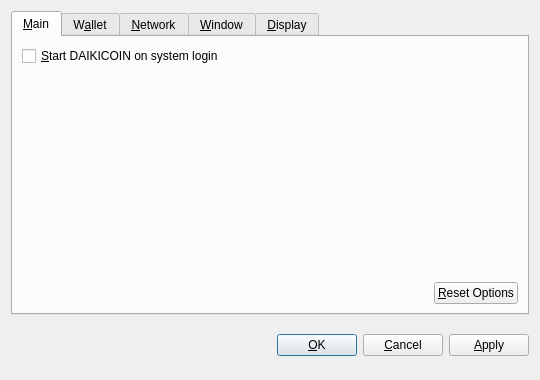
<?xml version="1.0" encoding="UTF-8"?>
<ui version="4.0">
 <class>OptionsDialog</class>
 <widget class="QDialog" name="OptionsDialog">
  <property name="geometry">
   <rect>
    <x>0</x>
    <y>0</y>
    <width>540</width>
    <height>380</height>
   </rect>
  </property>
  <property name="windowTitle">
   <string>Options</string>
  </property>
  <property name="modal">
   <bool>true</bool>
  </property>
  <layout class="QVBoxLayout" name="verticalLayout">
   <item>
    <widget class="QTabWidget" name="tabWidget">
     <property name="tabPosition">
      <enum>QTabWidget::North</enum>
     </property>
     <property name="currentIndex">
      <number>0</number>
     </property>
     <widget class="QWidget" name="tabMain">
      <attribute name="title">
       <string>&amp;Main</string>
      </attribute>
      <layout class="QVBoxLayout" name="verticalLayout_Main">
       <item>
        <widget class="QCheckBox" name="bitcoinAtStartup">
         <property name="toolTip">
          <string>Automatically start DAIKICOIN after logging in to the system.</string>
         </property>
         <property name="text">
          <string>&amp;Start DAIKICOIN on system login</string>
         </property>
        </widget>
       </item>
       <item>
        <spacer name="verticalSpacer_Main">
         <property name="orientation">
          <enum>Qt::Vertical</enum>
         </property>
         <property name="sizeHint" stdset="0">
          <size>
           <width>20</width>
           <height>40</height>
          </size>
         </property>
        </spacer>
       </item>
       <item>
        <layout class="QHBoxLayout" name="horizontalLayout_2_Main">
         <item>
          <spacer name="horizontalSpacer_2_Main">
           <property name="orientation">
            <enum>Qt::Horizontal</enum>
           </property>
           <property name="sizeHint" stdset="0">
            <size>
             <width>40</width>
             <height>20</height>
            </size>
           </property>
          </spacer>
         </item>
         <item>
          <widget class="QPushButton" name="resetButton">
           <property name="toolTip">
            <string>Reset all client options to default.</string>
           </property>
           <property name="text">
            <string>&amp;Reset Options</string>
           </property>
           <property name="autoDefault">
            <bool>false</bool>
           </property>
          </widget>
         </item>
        </layout>
       </item>
      </layout>
     </widget>
     <widget class="QWidget" name="tabWallet">
      <attribute name="title">
       <string>W&amp;allet</string>
      </attribute>
      <layout class="QVBoxLayout" name="verticalLayout_Network">
       <item>
        <widget class="QLabel" name="transactionFeeInfoLabel">
         <property name="text">
          <string>Optional transaction fee per kB that helps make sure your transactions are processed quickly. Most transactions are 1 kB.</string>
         </property>
         <property name="textFormat">
          <enum>Qt::PlainText</enum>
         </property>
         <property name="wordWrap">
          <bool>true</bool>
         </property>
        </widget>
       </item>
       <item>
        <layout class="QHBoxLayout" name="horizontalLayout_1_Main">
         <item>
          <widget class="QLabel" name="transactionFeeLabel">
           <property name="text">
            <string>Pay transaction &amp;fee</string>
           </property>
           <property name="textFormat">
            <enum>Qt::PlainText</enum>
           </property>
           <property name="buddy">
            <cstring>transactionFee</cstring>
           </property>
          </widget>
         </item>
         <item>
          <widget class="BitcoinAmountField" name="transactionFee"/>
         </item>
         <item>
          <spacer name="horizontalSpacer_1_Main">
           <property name="orientation">
            <enum>Qt::Horizontal</enum>
           </property>
           <property name="sizeHint" stdset="0">
            <size>
             <width>40</width>
             <height>20</height>
            </size>
           </property>
          </spacer>
         </item>
        </layout>
       </item>
       <item>
        <widget class="QLabel" name="label">
         <property name="text">
          <string>If you disable the spending of unconfirmed change, the change from a transaction cannot be used until that transaction has at least one confirmation. This also affects how your balance is computed.</string>
         </property>
         <property name="wordWrap">
          <bool>true</bool>
         </property>
        </widget>
       </item>
       <item>
        <widget class="QCheckBox" name="spendZeroConfChange">
         <property name="text">
          <string>Spend unconfirmed change  (experts only)</string>
         </property>
        </widget>
       </item>
       <item>
        <spacer name="verticalSpacer">
         <property name="orientation">
          <enum>Qt::Vertical</enum>
         </property>
         <property name="sizeHint" stdset="0">
          <size>
           <width>20</width>
           <height>40</height>
          </size>
         </property>
        </spacer>
       </item>
      </layout>
     </widget>
     <widget class="QWidget" name="tabNetwork">
      <attribute name="title">
       <string>&amp;Network</string>
      </attribute>
      <layout class="QVBoxLayout" name="verticalLayout_Network">
       <item>
        <widget class="QCheckBox" name="mapPortUpnp">
         <property name="toolTip">
          <string>Automatically open the DAIKICOIN client port on the router. This only works when your router supports UPnP and it is enabled.</string>
         </property>
         <property name="text">
          <string>Map port using &amp;UPnP</string>
         </property>
        </widget>
       </item>
       <item>
        <widget class="QCheckBox" name="connectSocks">
         <property name="toolTip">
          <string>Connect to the DAIKICOIN network through a SOCKS proxy (e.g. when connecting through Tor).</string>
         </property>
         <property name="text">
          <string>&amp;Connect through SOCKS proxy:</string>
         </property>
        </widget>
       </item>
       <item>
        <layout class="QHBoxLayout" name="horizontalLayout_Network">
         <item>
          <widget class="QLabel" name="proxyIpLabel">
           <property name="text">
            <string>Proxy &amp;IP:</string>
           </property>
           <property name="textFormat">
            <enum>Qt::PlainText</enum>
           </property>
           <property name="buddy">
            <cstring>proxyIp</cstring>
           </property>
          </widget>
         </item>
         <item>
          <widget class="QValidatedLineEdit" name="proxyIp">
           <property name="maximumSize">
            <size>
             <width>140</width>
             <height>16777215</height>
            </size>
           </property>
           <property name="toolTip">
            <string>IP address of the proxy (e.g. 127.0.0.1)</string>
           </property>
          </widget>
         </item>
         <item>
          <widget class="QLabel" name="proxyPortLabel">
           <property name="text">
            <string>&amp;Port:</string>
           </property>
           <property name="textFormat">
            <enum>Qt::PlainText</enum>
           </property>
           <property name="buddy">
            <cstring>proxyPort</cstring>
           </property>
          </widget>
         </item>
         <item>
          <widget class="QLineEdit" name="proxyPort">
           <property name="maximumSize">
            <size>
             <width>55</width>
             <height>16777215</height>
            </size>
           </property>
           <property name="toolTip">
            <string>Port of the proxy (e.g. 9050)</string>
           </property>
          </widget>
         </item>
         <item>
          <widget class="QLabel" name="socksVersionLabel">
           <property name="text">
            <string>SOCKS &amp;Version:</string>
           </property>
           <property name="textFormat">
            <enum>Qt::PlainText</enum>
           </property>
           <property name="buddy">
            <cstring>socksVersion</cstring>
           </property>
          </widget>
         </item>
         <item>
          <widget class="QValueComboBox" name="socksVersion">
           <property name="toolTip">
            <string>SOCKS version of the proxy (e.g. 5)</string>
           </property>
          </widget>
         </item>
         <item>
          <spacer name="horizontalSpacer_Network">
           <property name="orientation">
            <enum>Qt::Horizontal</enum>
           </property>
           <property name="sizeHint" stdset="0">
            <size>
             <width>40</width>
             <height>20</height>
            </size>
           </property>
          </spacer>
         </item>
        </layout>
       </item>
       <item>
        <spacer name="verticalSpacer_Network">
         <property name="orientation">
          <enum>Qt::Vertical</enum>
         </property>
         <property name="sizeHint" stdset="0">
          <size>
           <width>20</width>
           <height>40</height>
          </size>
         </property>
        </spacer>
       </item>
      </layout>
     </widget>
     <widget class="QWidget" name="tabWindow">
      <attribute name="title">
       <string>&amp;Window</string>
      </attribute>
      <layout class="QVBoxLayout" name="verticalLayout_Window">
       <item>
        <widget class="QCheckBox" name="minimizeToTray">
         <property name="toolTip">
          <string>Show only a tray icon after minimizing the window.</string>
         </property>
         <property name="text">
          <string>&amp;Minimize to the tray instead of the taskbar</string>
         </property>
        </widget>
       </item>
       <item>
        <widget class="QCheckBox" name="minimizeOnClose">
         <property name="toolTip">
          <string>Minimize instead of exit the application when the window is closed. When this option is enabled, the application will be closed only after selecting Quit in the menu.</string>
         </property>
         <property name="text">
          <string>M&amp;inimize on close</string>
         </property>
        </widget>
       </item>
       <item>
        <spacer name="verticalSpacer_Window">
         <property name="orientation">
          <enum>Qt::Vertical</enum>
         </property>
         <property name="sizeHint" stdset="0">
          <size>
           <width>20</width>
           <height>40</height>
          </size>
         </property>
        </spacer>
       </item>
      </layout>
     </widget>
     <widget class="QWidget" name="tabDisplay">
      <attribute name="title">
       <string>&amp;Display</string>
      </attribute>
      <layout class="QVBoxLayout" name="verticalLayout_Display">
       <item>
        <layout class="QHBoxLayout" name="horizontalLayout_1_Display">
         <item>
          <widget class="QLabel" name="langLabel">
           <property name="text">
            <string>User Interface &amp;language:</string>
           </property>
           <property name="textFormat">
            <enum>Qt::PlainText</enum>
           </property>
           <property name="buddy">
            <cstring>lang</cstring>
           </property>
          </widget>
         </item>
         <item>
          <widget class="QValueComboBox" name="lang">
           <property name="toolTip">
            <string>The user interface language can be set here. This setting will take effect after restarting DAIKICOIN.</string>
           </property>
          </widget>
         </item>
        </layout>
       </item>
       <item>
        <layout class="QHBoxLayout" name="horizontalLayout_2_Display">
         <item>
          <widget class="QLabel" name="unitLabel">
           <property name="text">
            <string>&amp;Unit to show amounts in:</string>
           </property>
           <property name="textFormat">
            <enum>Qt::PlainText</enum>
           </property>
           <property name="buddy">
            <cstring>unit</cstring>
           </property>
          </widget>
         </item>
         <item>
          <widget class="QValueComboBox" name="unit">
           <property name="toolTip">
            <string>Choose the default subdivision unit to show in the interface and when sending coins.</string>
           </property>
          </widget>
         </item>
        </layout>
       </item>
       <item>
        <widget class="QCheckBox" name="displayAddresses">
         <property name="toolTip">
          <string>Whether to show DAIKICOIN addresses in the transaction list or not.</string>
         </property>
         <property name="text">
          <string>&amp;Display addresses in transaction list</string>
         </property>
        </widget>
       </item>
       <item>
        <widget class="QCheckBox" name="coinControlFeatures">
         <property name="toolTip">
          <string>Whether to show coin control features or not.</string>
         </property>
         <property name="text">
          <string>Display coin &amp;control features (experts only!)</string>
         </property>
        </widget>
       </item>
       <item>
        <spacer name="verticalSpacer_Display">
         <property name="orientation">
          <enum>Qt::Vertical</enum>
         </property>
         <property name="sizeHint" stdset="0">
          <size>
           <width>20</width>
           <height>40</height>
          </size>
         </property>
        </spacer>
       </item>
      </layout>
     </widget>
    </widget>
   </item>
   <item>
    <layout class="QHBoxLayout" name="horizontalLayout_Buttons">
     <item>
      <spacer name="horizontalSpacer_1">
       <property name="orientation">
        <enum>Qt::Horizontal</enum>
       </property>
       <property name="sizeHint" stdset="0">
        <size>
         <width>40</width>
         <height>48</height>
        </size>
       </property>
      </spacer>
     </item>
     <item>
      <widget class="QLabel" name="statusLabel">
       <property name="font">
        <font>
         <weight>75</weight>
         <bold>true</bold>
        </font>
       </property>
       <property name="text">
        <string/>
       </property>
       <property name="textFormat">
        <enum>Qt::PlainText</enum>
       </property>
       <property name="wordWrap">
        <bool>true</bool>
       </property>
      </widget>
     </item>
     <item>
      <spacer name="horizontalSpacer_2">
       <property name="orientation">
        <enum>Qt::Horizontal</enum>
       </property>
       <property name="sizeHint" stdset="0">
        <size>
         <width>40</width>
         <height>48</height>
        </size>
       </property>
      </spacer>
     </item>
     <item>
      <widget class="QPushButton" name="okButton">
       <property name="text">
        <string>&amp;OK</string>
       </property>
      </widget>
     </item>
     <item>
      <widget class="QPushButton" name="cancelButton">
       <property name="text">
        <string>&amp;Cancel</string>
       </property>
       <property name="autoDefault">
        <bool>false</bool>
       </property>
      </widget>
     </item>
     <item>
      <widget class="QPushButton" name="applyButton">
       <property name="text">
        <string>&amp;Apply</string>
       </property>
       <property name="autoDefault">
        <bool>false</bool>
       </property>
      </widget>
     </item>
    </layout>
   </item>
  </layout>
 </widget>
 <customwidgets>
  <customwidget>
   <class>BitcoinAmountField</class>
   <extends>QSpinBox</extends>
   <header>bitcoinamountfield.h</header>
  </customwidget>
  <customwidget>
   <class>QValueComboBox</class>
   <extends>QComboBox</extends>
   <header>qvaluecombobox.h</header>
  </customwidget>
  <customwidget>
   <class>QValidatedLineEdit</class>
   <extends>QLineEdit</extends>
   <header>qvalidatedlineedit.h</header>
  </customwidget>
 </customwidgets>
 <resources/>
 <connections/>
</ui>
